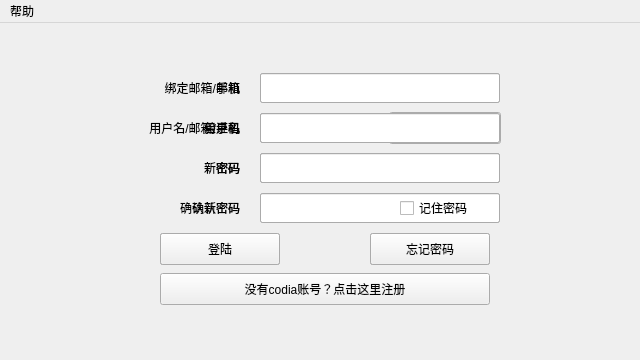
<?xml version="1.0" encoding="UTF-8"?>
<ui version="4.0">
 <class>loginWindow</class>
 <widget class="QMainWindow" name="loginWindow">
  <property name="geometry">
   <rect>
    <x>0</x>
    <y>0</y>
    <width>640</width>
    <height>360</height>
   </rect>
  </property>
  <property name="minimumSize">
   <size>
    <width>0</width>
    <height>0</height>
   </size>
  </property>
  <property name="maximumSize">
   <size>
    <width>640</width>
    <height>420</height>
   </size>
  </property>
  <property name="windowTitle">
   <string>欢迎使用Codia——登录</string>
  </property>
  <property name="windowIcon">
   <iconset>
    <normaloff>favicon.ico</normaloff>favicon.ico</iconset>
  </property>
  <property name="windowOpacity">
   <double>1.000000000000000</double>
  </property>
  <widget class="QWidget" name="centralwidget">
   <property name="maximumSize">
    <size>
     <width>640</width>
     <height>360</height>
    </size>
   </property>
   <widget class="QFrame" name="loginFrame">
    <property name="geometry">
     <rect>
      <x>0</x>
      <y>0</y>
      <width>640</width>
      <height>360</height>
     </rect>
    </property>
    <property name="maximumSize">
     <size>
      <width>640</width>
      <height>360</height>
     </size>
    </property>
    <property name="frameShape">
     <enum>QFrame::NoFrame</enum>
    </property>
    <property name="frameShadow">
     <enum>QFrame::Raised</enum>
    </property>
    <widget class="QPushButton" name="pushButtonGoReset">
     <property name="geometry">
      <rect>
       <x>370</x>
       <y>210</y>
       <width>120</width>
       <height>32</height>
      </rect>
     </property>
     <property name="text">
      <string>忘记密码</string>
     </property>
    </widget>
    <widget class="QCheckBox" name="checkBox">
     <property name="geometry">
      <rect>
       <x>400</x>
       <y>170</y>
       <width>100</width>
       <height>30</height>
      </rect>
     </property>
     <property name="text">
      <string>记住密码</string>
     </property>
    </widget>
    <widget class="QLabel" name="label">
     <property name="geometry">
      <rect>
       <x>90</x>
       <y>90</y>
       <width>160</width>
       <height>30</height>
      </rect>
     </property>
     <property name="text">
      <string>用户名/邮箱/手机</string>
     </property>
     <property name="alignment">
      <set>Qt::AlignRight|Qt::AlignTrailing|Qt::AlignVCenter</set>
     </property>
     <property name="margin">
      <number>0</number>
     </property>
     <property name="indent">
      <number>10</number>
     </property>
    </widget>
    <widget class="QLineEdit" name="lineEdit0Username">
     <property name="geometry">
      <rect>
       <x>260</x>
       <y>90</y>
       <width>240</width>
       <height>30</height>
      </rect>
     </property>
     <property name="font">
      <font>
       <family>Consolas</family>
      </font>
     </property>
    </widget>
    <widget class="QLabel" name="label_2">
     <property name="geometry">
      <rect>
       <x>90</x>
       <y>130</y>
       <width>160</width>
       <height>30</height>
      </rect>
     </property>
     <property name="text">
      <string>密码</string>
     </property>
     <property name="alignment">
      <set>Qt::AlignRight|Qt::AlignTrailing|Qt::AlignVCenter</set>
     </property>
     <property name="indent">
      <number>10</number>
     </property>
    </widget>
    <widget class="QLineEdit" name="lineEdit0Password">
     <property name="geometry">
      <rect>
       <x>260</x>
       <y>130</y>
       <width>240</width>
       <height>30</height>
      </rect>
     </property>
     <property name="font">
      <font>
       <family>Consolas</family>
      </font>
     </property>
    </widget>
    <widget class="QPushButton" name="pushButtonGoRegister">
     <property name="geometry">
      <rect>
       <x>160</x>
       <y>250</y>
       <width>330</width>
       <height>32</height>
      </rect>
     </property>
     <property name="text">
      <string>没有codia账号？点击这里注册</string>
     </property>
    </widget>
    <widget class="QPushButton" name="pushButtonLogin">
     <property name="geometry">
      <rect>
       <x>160</x>
       <y>210</y>
       <width>120</width>
       <height>32</height>
      </rect>
     </property>
     <property name="text">
      <string>登陆</string>
     </property>
    </widget>
   </widget>
   <widget class="QFrame" name="registerFrame">
    <property name="geometry">
     <rect>
      <x>0</x>
      <y>0</y>
      <width>640</width>
      <height>360</height>
     </rect>
    </property>
    <property name="frameShape">
     <enum>QFrame::NoFrame</enum>
    </property>
    <property name="frameShadow">
     <enum>QFrame::Raised</enum>
    </property>
    <widget class="QLineEdit" name="lineEdit1Password">
     <property name="geometry">
      <rect>
       <x>260</x>
       <y>130</y>
       <width>240</width>
       <height>30</height>
      </rect>
     </property>
     <property name="font">
      <font>
       <family>Consolas</family>
      </font>
     </property>
    </widget>
    <widget class="QPushButton" name="pushButtonRegister">
     <property name="geometry">
      <rect>
       <x>160</x>
       <y>210</y>
       <width>120</width>
       <height>32</height>
      </rect>
     </property>
     <property name="text">
      <string>注册</string>
     </property>
    </widget>
    <widget class="QLineEdit" name="lineEdit1Checkpassword">
     <property name="geometry">
      <rect>
       <x>260</x>
       <y>170</y>
       <width>240</width>
       <height>30</height>
      </rect>
     </property>
     <property name="font">
      <font>
       <family>Consolas</family>
      </font>
     </property>
    </widget>
    <widget class="QLabel" name="label_3">
     <property name="geometry">
      <rect>
       <x>90</x>
       <y>90</y>
       <width>160</width>
       <height>30</height>
      </rect>
     </property>
     <property name="text">
      <string>用户名</string>
     </property>
     <property name="alignment">
      <set>Qt::AlignRight|Qt::AlignTrailing|Qt::AlignVCenter</set>
     </property>
     <property name="indent">
      <number>10</number>
     </property>
    </widget>
    <widget class="QLabel" name="label_4">
     <property name="geometry">
      <rect>
       <x>90</x>
       <y>130</y>
       <width>160</width>
       <height>30</height>
      </rect>
     </property>
     <property name="text">
      <string>密码</string>
     </property>
     <property name="alignment">
      <set>Qt::AlignRight|Qt::AlignTrailing|Qt::AlignVCenter</set>
     </property>
     <property name="indent">
      <number>10</number>
     </property>
    </widget>
    <widget class="QLabel" name="label_5">
     <property name="geometry">
      <rect>
       <x>90</x>
       <y>50</y>
       <width>160</width>
       <height>30</height>
      </rect>
     </property>
     <property name="text">
      <string>邮箱</string>
     </property>
     <property name="alignment">
      <set>Qt::AlignRight|Qt::AlignTrailing|Qt::AlignVCenter</set>
     </property>
     <property name="indent">
      <number>10</number>
     </property>
    </widget>
    <widget class="QLineEdit" name="lineEdit1Userphone">
     <property name="geometry">
      <rect>
       <x>260</x>
       <y>50</y>
       <width>240</width>
       <height>30</height>
      </rect>
     </property>
     <property name="font">
      <font>
       <family>Consolas</family>
      </font>
     </property>
    </widget>
    <widget class="QLabel" name="label_6">
     <property name="geometry">
      <rect>
       <x>90</x>
       <y>170</y>
       <width>160</width>
       <height>30</height>
      </rect>
     </property>
     <property name="text">
      <string>确认密码</string>
     </property>
     <property name="alignment">
      <set>Qt::AlignRight|Qt::AlignTrailing|Qt::AlignVCenter</set>
     </property>
     <property name="indent">
      <number>10</number>
     </property>
    </widget>
    <widget class="QLineEdit" name="lineEdit1Username">
     <property name="geometry">
      <rect>
       <x>260</x>
       <y>90</y>
       <width>240</width>
       <height>30</height>
      </rect>
     </property>
     <property name="font">
      <font>
       <family>Consolas</family>
      </font>
     </property>
    </widget>
    <widget class="QPushButton" name="pushButton1Return">
     <property name="geometry">
      <rect>
       <x>370</x>
       <y>210</y>
       <width>120</width>
       <height>32</height>
      </rect>
     </property>
     <property name="text">
      <string>返回</string>
     </property>
    </widget>
   </widget>
   <widget class="QFrame" name="resetFrame">
    <property name="geometry">
     <rect>
      <x>0</x>
      <y>0</y>
      <width>640</width>
      <height>360</height>
     </rect>
    </property>
    <property name="frameShape">
     <enum>QFrame::NoFrame</enum>
    </property>
    <property name="frameShadow">
     <enum>QFrame::Raised</enum>
    </property>
    <widget class="QPushButton" name="pushButtonReset">
     <property name="geometry">
      <rect>
       <x>160</x>
       <y>210</y>
       <width>120</width>
       <height>32</height>
      </rect>
     </property>
     <property name="text">
      <string>重置密码</string>
     </property>
    </widget>
    <widget class="QLabel" name="label_7">
     <property name="geometry">
      <rect>
       <x>100</x>
       <y>50</y>
       <width>150</width>
       <height>30</height>
      </rect>
     </property>
     <property name="text">
      <string>绑定邮箱/手机</string>
     </property>
     <property name="alignment">
      <set>Qt::AlignRight|Qt::AlignTrailing|Qt::AlignVCenter</set>
     </property>
     <property name="indent">
      <number>10</number>
     </property>
    </widget>
    <widget class="QLabel" name="label_8">
     <property name="geometry">
      <rect>
       <x>100</x>
       <y>170</y>
       <width>150</width>
       <height>30</height>
      </rect>
     </property>
     <property name="text">
      <string>确认新密码</string>
     </property>
     <property name="alignment">
      <set>Qt::AlignRight|Qt::AlignTrailing|Qt::AlignVCenter</set>
     </property>
     <property name="indent">
      <number>10</number>
     </property>
    </widget>
    <widget class="QLineEdit" name="lineEdit2CheckNewPassword">
     <property name="geometry">
      <rect>
       <x>260</x>
       <y>170</y>
       <width>240</width>
       <height>30</height>
      </rect>
     </property>
     <property name="font">
      <font>
       <family>Consolas</family>
      </font>
     </property>
    </widget>
    <widget class="QLabel" name="label_9">
     <property name="geometry">
      <rect>
       <x>100</x>
       <y>90</y>
       <width>150</width>
       <height>30</height>
      </rect>
     </property>
     <property name="text">
      <string>验证码</string>
     </property>
     <property name="alignment">
      <set>Qt::AlignRight|Qt::AlignTrailing|Qt::AlignVCenter</set>
     </property>
     <property name="indent">
      <number>10</number>
     </property>
    </widget>
    <widget class="QLineEdit" name="lineEdit2CheckNum">
     <property name="geometry">
      <rect>
       <x>260</x>
       <y>90</y>
       <width>130</width>
       <height>30</height>
      </rect>
     </property>
     <property name="font">
      <font>
       <family>Consolas</family>
      </font>
     </property>
    </widget>
    <widget class="QLineEdit" name="lineEdit2Account">
     <property name="geometry">
      <rect>
       <x>260</x>
       <y>50</y>
       <width>240</width>
       <height>30</height>
      </rect>
     </property>
     <property name="font">
      <font>
       <family>Consolas</family>
      </font>
     </property>
    </widget>
    <widget class="QLabel" name="label_10">
     <property name="geometry">
      <rect>
       <x>100</x>
       <y>130</y>
       <width>150</width>
       <height>30</height>
      </rect>
     </property>
     <property name="text">
      <string>新密码</string>
     </property>
     <property name="alignment">
      <set>Qt::AlignRight|Qt::AlignTrailing|Qt::AlignVCenter</set>
     </property>
     <property name="indent">
      <number>10</number>
     </property>
    </widget>
    <widget class="QLineEdit" name="lineEdit2NewPassword">
     <property name="geometry">
      <rect>
       <x>260</x>
       <y>130</y>
       <width>240</width>
       <height>30</height>
      </rect>
     </property>
     <property name="font">
      <font>
       <family>Consolas</family>
      </font>
     </property>
    </widget>
    <widget class="QPushButton" name="pushButton2GetCheck">
     <property name="geometry">
      <rect>
       <x>389</x>
       <y>89</y>
       <width>112</width>
       <height>32</height>
      </rect>
     </property>
     <property name="text">
      <string>发送验证码</string>
     </property>
    </widget>
    <widget class="QPushButton" name="pushButton2Return">
     <property name="geometry">
      <rect>
       <x>370</x>
       <y>210</y>
       <width>120</width>
       <height>32</height>
      </rect>
     </property>
     <property name="text">
      <string>返回</string>
     </property>
    </widget>
   </widget>
   <zorder>resetFrame</zorder>
   <zorder>registerFrame</zorder>
   <zorder>loginFrame</zorder>
  </widget>
  <widget class="QMenuBar" name="menuBar">
   <property name="geometry">
    <rect>
     <x>0</x>
     <y>0</y>
     <width>640</width>
     <height>24</height>
    </rect>
   </property>
   <widget class="QMenu" name="menu">
    <property name="geometry">
     <rect>
      <x>270</x>
      <y>156</y>
      <width>99</width>
      <height>62</height>
     </rect>
    </property>
    <property name="title">
     <string>帮助</string>
    </property>
    <addaction name="action_2"/>
   </widget>
   <addaction name="menu"/>
  </widget>
  <action name="actions">
   <property name="text">
    <string>s</string>
   </property>
  </action>
  <action name="action">
   <property name="text">
    <string>关于</string>
   </property>
  </action>
  <action name="actionsd">
   <property name="text">
    <string>登陆</string>
   </property>
  </action>
  <action name="action_2">
   <property name="text">
    <string>关于</string>
   </property>
  </action>
 </widget>
 <resources/>
 <connections/>
 <slots>
  <slot>BeginLogin()</slot>
 </slots>
</ui>
